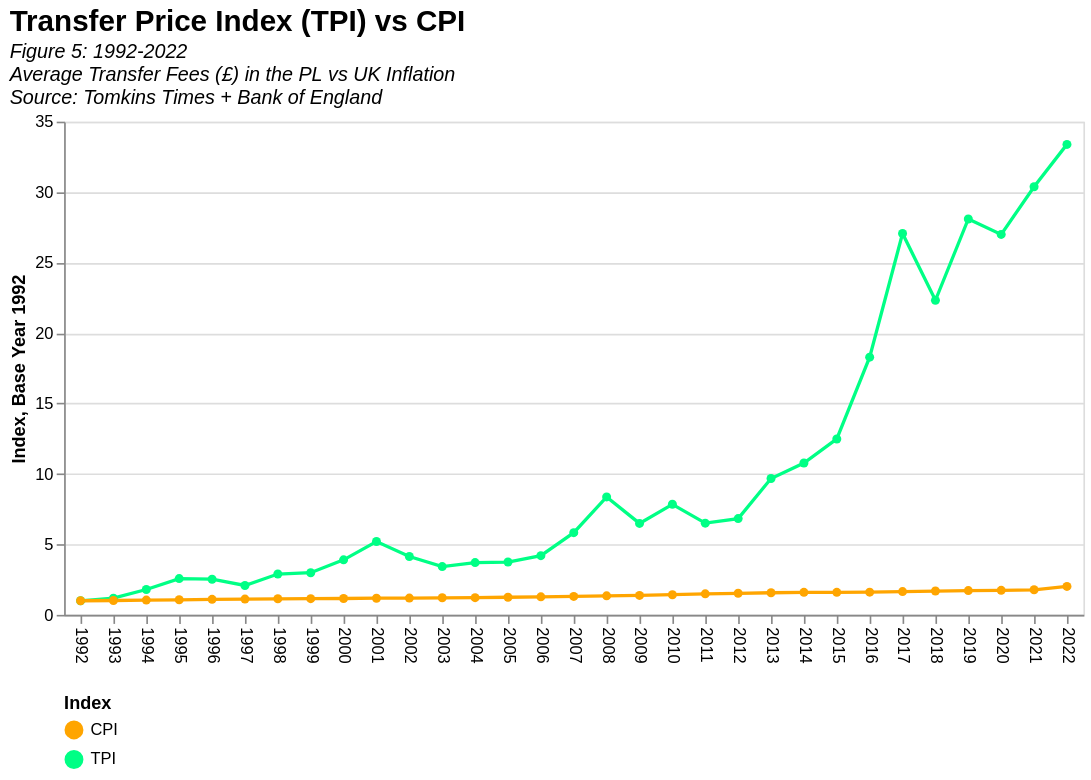

Specify this chart in Vega-Lite:
### Vega-Lite specification from a JSON file in a GitHub repository (floating-point values rounded to 4 significant figures)
{"$schema": "https://vega.github.io/schema/vega-lite/v5.json", "description": "A simple bar chart with embedded data.", "title": {"text": "Transfer Price Index (TPI) vs CPI", "subtitle": ["Figure 5: 1992-2022", "Average Transfer Fees (£) in the PL vs UK Inflation", "Source: Tomkins Times + Bank of England"], "subtitleFontStyle": "italic", "fontSize": 18, "subtitleFontSize": 12, "anchor": "start", "color": "black"}, "height": 300, "width": "container", "data": {"values": [{"Index": "TPI", "Year": "1992", "Value": "1"}, {"Index": "TPI", "Year": "1993", "Value": "1.1858"}, {"Index": "TPI", "Year": "1994", "Value": "1.8"}, {"Index": "TPI", "Year": "1995", "Value": "2.5748"}, {"Index": "TPI", "Year": "1996", "Value": "2.5286"}, {"Index": "TPI", "Year": "1997", "Value": "2.0857"}, {"Index": "TPI", "Year": "1998", "Value": "2.8978"}, {"Index": "TPI", "Year": "1999", "Value": "2.9895"}, {"Index": "TPI", "Year": "2000", "Value": "3.9055"}, {"Index": "TPI", "Year": "2001", "Value": "5.2075"}, {"Index": "TPI", "Year": "2002", "Value": "4.1384"}, {"Index": "TPI", "Year": "2003", "Value": "3.4264"}, {"Index": "TPI", "Year": "2004", "Value": "3.7095"}, {"Index": "TPI", "Year": "2005", "Value": "3.749"}, {"Index": "TPI", "Year": "2006", "Value": "4.2031"}, {"Index": "TPI", "Year": "2007", "Value": "5.832"}, {"Index": "TPI", "Year": "2008", "Value": "8.3719"}, {"Index": "TPI", "Year": "2009", "Value": "6.4899"}, {"Index": "TPI", "Year": "2010", "Value": "7.8468"}, {"Index": "TPI", "Year": "2011", "Value": "6.5068"}, {"Index": "TPI", "Year": "2012", "Value": "6.8307"}, {"Index": "TPI", "Year": "2013", "Value": "9.6774"}, {"Index": "TPI", "Year": "2014", "Value": "10.7755"}, {"Index": "TPI", "Year": "2015", "Value": "12.4834"}, {"Index": "TPI", "Year": "2016", "Value": "18.2863"}, {"Index": "TPI", "Year": "2017", "Value": "27.0662"}, {"Index": "TPI", "Year": "2018", "Value": "22.32"}, {"Index": "TPI", "Year": "2019", "Value": "28.0931"}, {"Index": "TPI", "Year": "2020", "Value": "26.9998"}, {"Index": "TPI", "Year": "2021", "Value": "30.3841"}, {"Index": "TPI", "Year": "2022", "Value": "33.3874"}, {"Index": "CPI ", "Year": "1992", "Value": "1"}, {"Index": "CPI ", "Year": "1993", "Value": "1.02"}, {"Index": "CPI ", "Year": "1994", "Value": "1.05"}, {"Index": "CPI ", "Year": "1995", "Value": "1.07"}, {"Index": "CPI ", "Year": "1996", "Value": "1.1"}, {"Index": "CPI ", "Year": "1997", "Value": "1.12"}, {"Index": "CPI ", "Year": "1998", "Value": "1.14"}, {"Index": "CPI ", "Year": "1999", "Value": "1.15"}, {"Index": "CPI ", "Year": "2000", "Value": "1.16"}, {"Index": "CPI ", "Year": "2001", "Value": "1.18"}, {"Index": "CPI ", "Year": "2002", "Value": "1.19"}, {"Index": "CPI ", "Year": "2003", "Value": "1.21"}, {"Index": "CPI ", "Year": "2004", "Value": "1.22"}, {"Index": "CPI ", "Year": "2005", "Value": "1.25"}, {"Index": "CPI ", "Year": "2006", "Value": "1.28"}, {"Index": "CPI ", "Year": "2007", "Value": "1.31"}, {"Index": "CPI ", "Year": "2008", "Value": "1.35"}, {"Index": "CPI ", "Year": "2009", "Value": "1.38"}, {"Index": "CPI ", "Year": "2010", "Value": "1.43"}, {"Index": "CPI ", "Year": "2011", "Value": "1.49"}, {"Index": "CPI ", "Year": "2012", "Value": "1.53"}, {"Index": "CPI ", "Year": "2013", "Value": "1.57"}, {"Index": "CPI ", "Year": "2014", "Value": "1.6"}, {"Index": "CPI ", "Year": "2015", "Value": "1.6"}, {"Index": "CPI ", "Year": "2016", "Value": "1.61"}, {"Index": "CPI ", "Year": "2017", "Value": "1.65"}, {"Index": "CPI ", "Year": "2018", "Value": "1.69"}, {"Index": "CPI ", "Year": "2019", "Value": "1.72"}, {"Index": "CPI ", "Year": "2020", "Value": "1.74"}, {"Index": "CPI ", "Year": "2021", "Value": "1.78"}, {"Index": "CPI ", "Year": "2022", "Value": "2.02"}]}, "mark": {"type": "line", "point": true}, "transform": [{"calculate": "year(datum.Year)", "as": "year"}, {"filter": "datum.year>=minYear"}, {"filter": "datum.year<=maxYear"}], "params": [{"name": "minYear", "value": 1992, "bind": {"input": "range", "min": 1992, "max": 2021, "step": 1, "name": "Start year:"}}, {"name": "maxYear", "value": 2022, "bind": {"input": "range", "min": 1993, "max": 2022, "step": 1, "name": "End year:"}}], "encoding": {"x": {"field": "Year", "type": "nominal", "title": "", "axis": {"labelAngle": 90}}, "y": {"field": "Value", "type": "quantitative", "title": "Index, Base Year 1992"}, "tooltip": [{"field": "Index", "type": "nominal"}, {"field": "Value", "type": "quantitative", "title": "Index Value"}, {"field": "Year", "type": "ordinal", "title": "Date"}], "color": {"field": "Index", "scale": {"range": ["orange", "#00ff85"]}, "legend": {"orient": "bottom", "columns": 1, "fillColor": "#FfFfFf"}}}}
